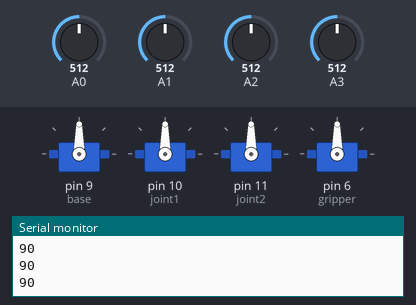
Simulated run of this sketch. Board: Arduino Uno, built with avr-gcc and run on an emulated ATmega328P. On the bench: 4 × servo, the last lines printed to the serial monitor. The inputs (shaded band) are chosen by the test bench; at power-on: A0 = 512, A1 = 512, A2 = 512, A3 = 512.

Above: at 3.2 s.
3.3 s: A0 set to 716
At 4.1 s:
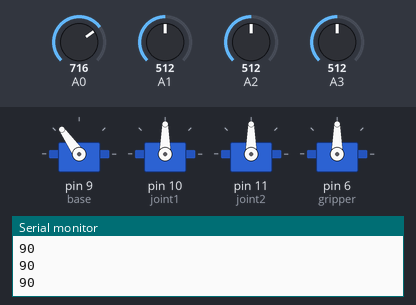
4.8 s: A1 set to 306
At 6.1 s:
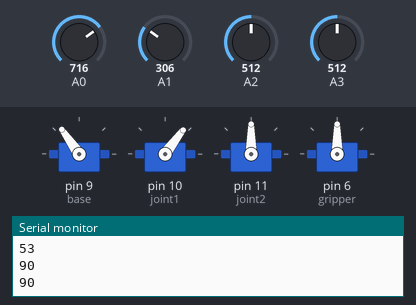
6.4 s: A2 set to 992
At 7.3 s:
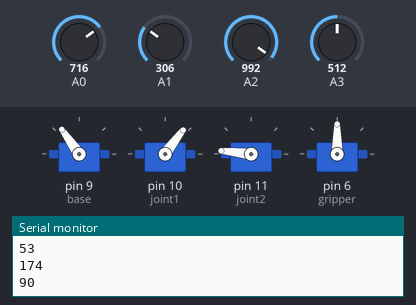
7.9 s: A3 set to 30
At 8.9 s:
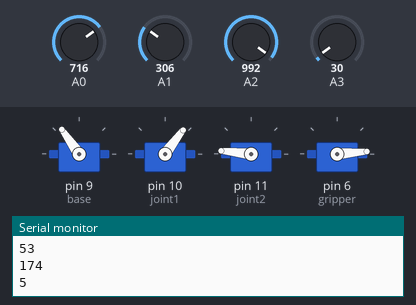
9.4 s: A0 set to 992
At 9.9 s:
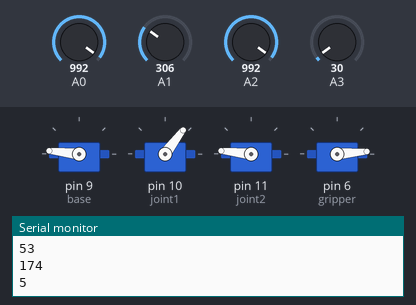
10.9 s: A1 set to 30
At 11.6 s:
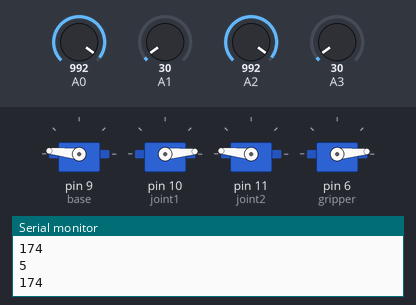
Timing chart, 0 to 13.4 s (numbered marks = the images above; inputs shaded):
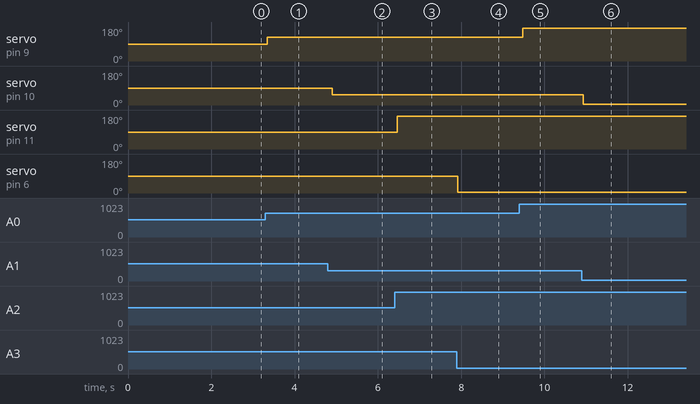

The sketch:

Code.ino
```cpp
#include <Servo.h>
int joystick;
int servocalisma;
Servo base;
Servo joint1;
Servo joint2;
Servo gripper;
int pot1;
int pot2;
int pot3;
int pot4;

void setup() {
  // put your setup code here, to run once:
Serial.begin(9600);
base.attach(9);
joint1.attach(10);
joint2.attach(11);
gripper.attach(6);
base.write(90);
joint1.write(90);
joint2.write(90);
gripper.write(90);
delay(2000);
}

void loop() {
pot1 = analogRead(A0);
pot2 = analogRead(A1);
pot3 = analogRead(A2);
pot4 = analogRead(A3);
delay(10);
pot1 = map(pot1, 0, 1023, 0, 180);
pot2 = map(pot2, 0, 1023, 0, 180);
pot3 = map(pot3, 0, 1023, 0, 180);
pot4 = map(pot4, 0, 1023, 0, 180);

base.write(pot1);
Serial.println(pot1);
joint1.write(pot2);
Serial.println(pot2);
joint2.write(pot3);
Serial.println(pot3);
gripper.write(pot4);
Serial.println(pot4);
delay(100);
}
```

Measured:
- after the input at 3.3 s, servo on pin 9 (base): 90° → 125° after 0.05 s
- after the input at 4.8 s, servo on pin 10 (joint1): 90° → 53° after 0.11 s
- after the input at 6.4 s, servo on pin 11 (joint2): 90° → 174° after 0.07 s
- after the input at 7.9 s, servo on pin 6 (gripper): 90° → 5° at once
- after the input at 9.4 s, servo on pin 9 (base): 125° → 174° after 0.08 s
- after the input at 10.9 s, servo on pin 10 (joint1): 53° → 5° at once
